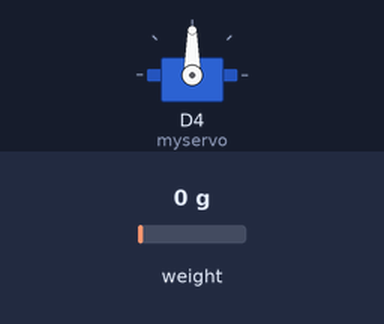
Bench run of a sketch on a simulated ESP8266 (NodeMCU). On the bench: servo. The test bench sets the inputs (shaded band); at power-on: weight on the scale 0 g. WiFi joins after 1.5 s; servers stay silent unless stated; what the sketch prints to the serial monitor is not drawn.

Above: at 3.7 s.
At 14.0 s:
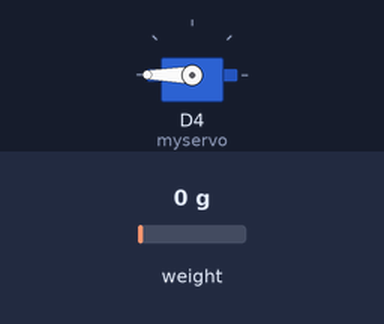
At 24.3 s:
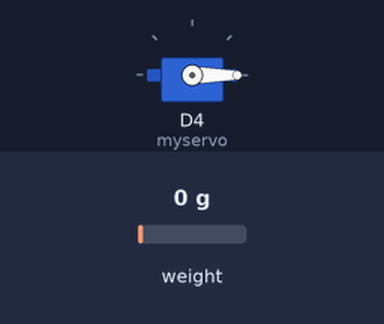
Timing chart, 0 to 30.5 s (numbered marks = the images above):
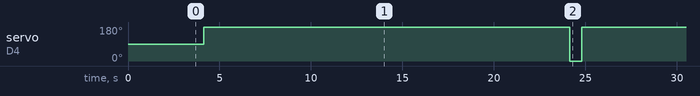

The sketch:

capteur_de_poids.ino
```cpp
#include "HX711.h"
#include <Servo.h>
#include <ESP8266WiFi.h>
#include <FirebaseArduino.h>

#define FIREBASE_HOST "XXXXX"   // lien qui mène vers notre base de données
#define FIREBASE_AUTH "XXXXX"      // système d'authentification avec les jettons (jetton propre à la db)
#define WIFI_SSID "tilly's Galaxy S22"  //remplacer le nom par le nom du wifi auqudel on veut connecter l'esp8266
#define WIFI_PASSWORD "oych2358"         //remplacer le mot de passe par le mot de passe du wifi auqudel on veut connecter l'esp8266

Servo myservo;
HX711 scale;

float weight;
float calibration_factor = -549055;

void setup()
{
  Serial.begin(115200);
  scale.begin(D7, D5);
  myservo.attach(D4);
  scale.set_scale();
  scale.tare();
  long zero_factor = scale.read_average();

 WiFi.begin(WIFI_SSID, WIFI_PASSWORD);
  Serial.print("connecting");
  while (WiFi.status() != WL_CONNECTED) {
    Serial.print(".");
    delay(500);
    }
  Serial.println();
  Serial.print("connected: ");
  Serial.println(WiFi.localIP());

  //Connexion à la base de données
  Firebase.begin(FIREBASE_HOST, FIREBASE_AUTH);
    //initiation des données dans la base de données

   Firebase.setString("foodRemain", "");
}

void loop()
{
  scale.set_scale(calibration_factor); //ajuster le facteur de calibration

  weight = scale.get_units(5); // moyenne de 5 mesure

  if(weight <= 0.5 ){
    float foodRemain, foodInit = 5; //ces variables sont respectivement la quantité de nourriture restante et la quantité initiale
    int foodGive = 0;   // le nombre de fois que le servo moteur s'activera pour remplir les mangeoires

      myservo.write(180);
      delay(20000); // au bout de 2minutes, le poids de nourriture dans la mangeoire est de 2 kg
      myservo.write(0);
      foodGive += 1;
      foodRemain = foodInit - (2-0.5) * foodGive;
      Firebase.setString("foodRemain", " la quantité de nouriture restante est de " + String(foodRemain) + " kg");

      return;
   }

  Serial.print("Poids: ");
  Serial.print(weight);
  Serial.println(" kg");

  delay(1000);
  Serial.println();


}
```

Measured:
- by itself, servo on D4 (myservo): alternates 180° for 20.0 s and 0° for 0.65 s
